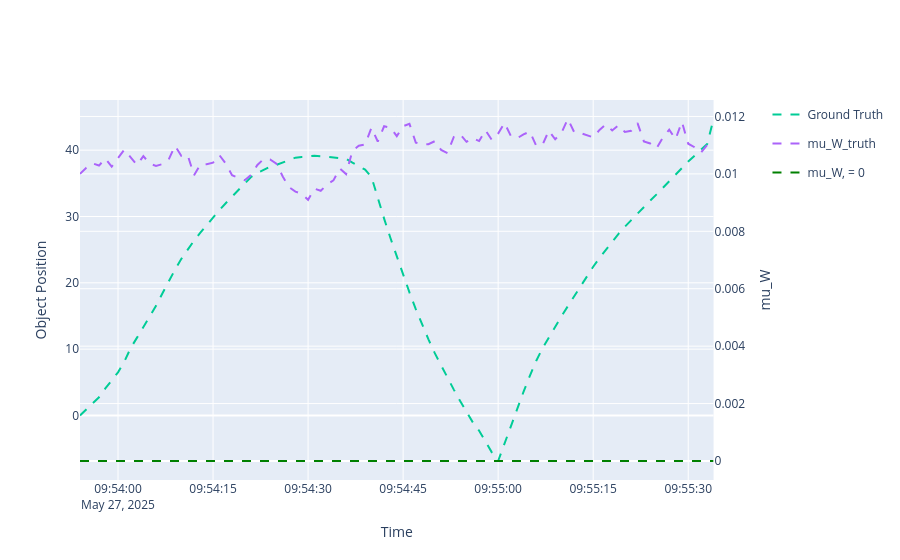

The code cell stored with this chart in its notebook:
### Markdown cell above
1D plotting capabilities and smoother uncertainties

Plotting a single 1D component against time is possible in Stone Soup by setting the dimension parameter equal to Dimension.ONE.

These plots may provide a clearer insight into how the underlying process evolves over time.  

We will look at a 1D plot of the x-position and x-velocity components, using mapping=[0] and mapping=[2] respectively. 
To look at y-components, change the mapping to [1] and [3]. The mapping for mu, which only has x and y, are [0] and [1] respectively.

For clarity, we will plot mu_W on a secondary axis.

### Code cell
#First initialise the plots.

colorway=colors.qualitative.Plotly[1:]
position_plotter= Plotterly(autosize=False, width=600,height=600,dimension=Dimension.ONE)
position_plotter.fig = make_subplots(specs=[[{"secondary_y": True}]])
position_plotter.fig.update_yaxes(secondary_y=False,title_text="Object Position")
position_plotter.fig.update_yaxes(secondary_y=True,title_text="mu_W")
position_plotter.fig.update_xaxes(title_text="Time")
position_plotter.fig.add_scatter(y=np.zeros_like(truth), x=timesteps, name=f'mu_W, = 0',secondary_y=True,line=dict(color="green",dash='dash'))
position_plotter.fig.layout.colorway=colorway

position_plotter.plot_ground_truths(truth, [0])
position_plotter.plot_ground_truths(mu_W_groundtruth, [0], secondary_y=True, label='mu_W_truth')
position_plotter.fig
